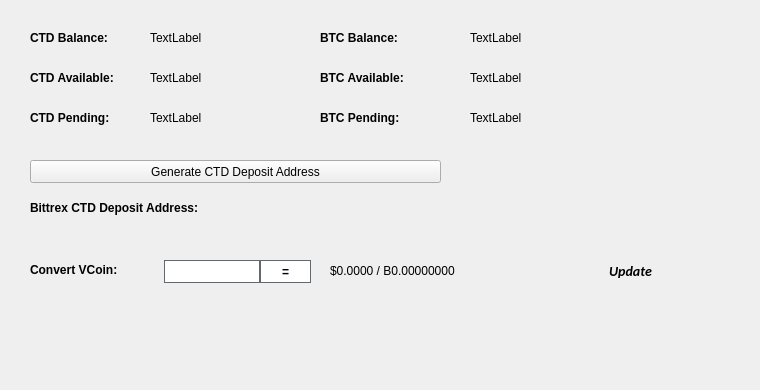
   <widget class="QWidget" name="BalanceTab">
    <attribute name="title">
     <string>Balance</string>
    </attribute>
    <widget class="QLabel" name="BitcoinBalanceLabel">
     <property name="geometry">
      <rect>
       <x>470</x>
       <y>30</y>
       <width>150</width>
       <height>16</height>
      </rect>
     </property>
     <property name="text">
      <string>TextLabel</string>
     </property>
    </widget>
    <widget class="QLabel" name="CTDBalanceLabel">
     <property name="geometry">
      <rect>
       <x>150</x>
       <y>30</y>
       <width>150</width>
       <height>16</height>
      </rect>
     </property>
     <property name="text">
      <string>TextLabel</string>
     </property>
    </widget>
    <widget class="QLabel" name="label_11">
     <property name="geometry">
      <rect>
       <x>30</x>
       <y>30</y>
       <width>101</width>
       <height>16</height>
      </rect>
     </property>
     <property name="font">
      <font>
       <weight>75</weight>
       <bold>true</bold>
      </font>
     </property>
     <property name="text">
      <string>CTD Balance:</string>
     </property>
    </widget>
    <widget class="QLabel" name="label_12">
     <property name="geometry">
      <rect>
       <x>320</x>
       <y>30</y>
       <width>101</width>
       <height>16</height>
      </rect>
     </property>
     <property name="font">
      <font>
       <weight>75</weight>
       <bold>true</bold>
      </font>
     </property>
     <property name="text">
      <string>BTC Balance:</string>
     </property>
    </widget>
    <widget class="QLabel" name="CTDAvailableLabel_2">
     <property name="geometry">
      <rect>
       <x>150</x>
       <y>70</y>
       <width>150</width>
       <height>16</height>
      </rect>
     </property>
     <property name="text">
      <string>TextLabel</string>
     </property>
    </widget>
    <widget class="QLabel" name="label_13">
     <property name="geometry">
      <rect>
       <x>30</x>
       <y>70</y>
       <width>111</width>
       <height>16</height>
      </rect>
     </property>
     <property name="font">
      <font>
       <weight>75</weight>
       <bold>true</bold>
      </font>
     </property>
     <property name="text">
      <string>CTD Available:</string>
     </property>
    </widget>
    <widget class="QLabel" name="label_14">
     <property name="geometry">
      <rect>
       <x>30</x>
       <y>110</y>
       <width>101</width>
       <height>16</height>
      </rect>
     </property>
     <property name="font">
      <font>
       <weight>75</weight>
       <bold>true</bold>
      </font>
     </property>
     <property name="text">
      <string>CTD Pending:</string>
     </property>
    </widget>
    <widget class="QLabel" name="CTDPendingLabel">
     <property name="geometry">
      <rect>
       <x>150</x>
       <y>110</y>
       <width>150</width>
       <height>16</height>
      </rect>
     </property>
     <property name="text">
      <string>TextLabel</string>
     </property>
    </widget>
    <widget class="QLabel" name="label_15">
     <property name="geometry">
      <rect>
       <x>320</x>
       <y>70</y>
       <width>111</width>
       <height>16</height>
      </rect>
     </property>
     <property name="font">
      <font>
       <weight>75</weight>
       <bold>true</bold>
      </font>
     </property>
     <property name="text">
      <string>BTC Available:</string>
     </property>
    </widget>
    <widget class="QLabel" name="BitcoinAvailableLabel">
     <property name="geometry">
      <rect>
       <x>470</x>
       <y>70</y>
       <width>150</width>
       <height>16</height>
      </rect>
     </property>
     <property name="text">
      <string>TextLabel</string>
     </property>
    </widget>
    <widget class="QLabel" name="label_31">
     <property name="geometry">
      <rect>
       <x>320</x>
       <y>110</y>
       <width>111</width>
       <height>16</height>
      </rect>
     </property>
     <property name="font">
      <font>
       <weight>75</weight>
       <bold>true</bold>
      </font>
     </property>
     <property name="text">
      <string>BTC Pending:</string>
     </property>
    </widget>
    <widget class="QLabel" name="BitcoinPendingLabel">
     <property name="geometry">
      <rect>
       <x>470</x>
       <y>110</y>
       <width>150</width>
       <height>16</height>
      </rect>
     </property>
     <property name="text">
      <string>TextLabel</string>
     </property>
    </widget>
    <widget class="QLabel" name="label_33">
     <property name="geometry">
      <rect>
       <x>30</x>
       <y>200</y>
       <width>221</width>
       <height>16</height>
      </rect>
     </property>
     <property name="font">
      <font>
       <weight>75</weight>
       <bold>true</bold>
      </font>
     </property>
     <property name="text">
      <string>Bittrex CTD Deposit Address:</string>
     </property>
    </widget>
    <widget class="QPushButton" name="GenDepositBTN">
     <property name="geometry">
      <rect>
       <x>30</x>
       <y>160</y>
       <width>411</width>
       <height>23</height>
      </rect>
     </property>
     <property name="text">
      <string>Generate CTD Deposit Address</string>
     </property>
     <property name="icon">
      <iconset resource="../ctdcoin.qrc">
       <normaloff>:/icons/bitcoin</normaloff>:/icons/bitcoin</iconset>
     </property>
    </widget>
    <widget class="QLabel" name="DepositAddressLabel">
     <property name="geometry">
      <rect>
       <x>200</x>
       <y>200</y>
       <width>261</width>
       <height>16</height>
      </rect>
     </property>
     <property name="palette">
      <palette>
       <active>
        <colorrole role="WindowText">
         <brush brushstyle="SolidPattern">
          <color alpha="255">
           <red>0</red>
           <green>0</green>
           <blue>0</blue>
          </color>
         </brush>
        </colorrole>
        <colorrole role="Text">
         <brush brushstyle="SolidPattern">
          <color alpha="255">
           <red>0</red>
           <green>0</green>
           <blue>255</blue>
          </color>
         </brush>
        </colorrole>
       </active>
       <inactive>
        <colorrole role="WindowText">
         <brush brushstyle="SolidPattern">
          <color alpha="255">
           <red>0</red>
           <green>0</green>
           <blue>0</blue>
          </color>
         </brush>
        </colorrole>
        <colorrole role="Text">
         <brush brushstyle="SolidPattern">
          <color alpha="255">
           <red>0</red>
           <green>0</green>
           <blue>255</blue>
          </color>
         </brush>
        </colorrole>
       </inactive>
       <disabled>
        <colorrole role="WindowText">
         <brush brushstyle="SolidPattern">
          <color alpha="255">
           <red>120</red>
           <green>120</green>
           <blue>120</blue>
          </color>
         </brush>
        </colorrole>
        <colorrole role="Text">
         <brush brushstyle="SolidPattern">
          <color alpha="255">
           <red>120</red>
           <green>120</green>
           <blue>120</blue>
          </color>
         </brush>
        </colorrole>
       </disabled>
      </palette>
     </property>
     <property name="font">
      <font>
       <weight>75</weight>
       <bold>true</bold>
      </font>
     </property>
     <property name="text">
      <string/>
     </property>
     <property name="alignment">
      <set>Qt::AlignRight|Qt::AlignTrailing|Qt::AlignVCenter</set>
     </property>
     <property name="textInteractionFlags">
      <set>Qt::LinksAccessibleByMouse|Qt::TextSelectableByKeyboard|Qt::TextSelectableByMouse</set>
     </property>
    </widget>
    <widget class="QLabel" name="label_8">
     <property name="geometry">
      <rect>
       <x>460</x>
       <y>300</y>
       <width>281</width>
       <height>81</height>
      </rect>
     </property>
     <property name="text">
      <string/>
     </property>
     <property name="pixmap">
      <pixmap>:/images/bittrex</pixmap>
     </property>
    </widget>
    <widget class="QWidget" name="widgetConversion" native="true">
     <property name="geometry">
      <rect>
       <x>0</x>
       <y>250</y>
       <width>751</width>
       <height>43</height>
      </rect>
     </property>
     <property name="minimumSize">
      <size>
       <width>0</width>
       <height>43</height>
      </size>
     </property>
     <property name="styleSheet">
      <string notr="true"/>
     </property>
     <widget class="QPushButton" name="btnUpdateMarketData">
      <property name="geometry">
       <rect>
        <x>575</x>
        <y>0</y>
        <width>111</width>
        <height>41</height>
       </rect>
      </property>
      <property name="sizePolicy">
       <sizepolicy hsizetype="Expanding" vsizetype="Expanding">
        <horstretch>0</horstretch>
        <verstretch>0</verstretch>
       </sizepolicy>
      </property>
      <property name="font">
       <font>
        <family>calibri</family>
        <pointsize>-1</pointsize>
        <weight>75</weight>
        <italic>true</italic>
        <bold>true</bold>
       </font>
      </property>
      <property name="styleSheet">
       <string notr="true">margin:0px;text-align:center;padding:2px;border-radius:3px;font-style:italic;width:100px;font-size:14px;font-family:calibri;font-weight:600;</string>
      </property>
      <property name="text">
       <string>Update</string>
      </property>
      <property name="iconSize">
       <size>
        <width>150</width>
        <height>35</height>
       </size>
      </property>
      <property name="autoDefault">
       <bool>true</bool>
      </property>
      <property name="default">
       <bool>true</bool>
      </property>
     </widget>
     <widget class="QLabel" name="lblConvertVCoin">
      <property name="geometry">
       <rect>
        <x>30</x>
        <y>10</y>
        <width>131</width>
        <height>20</height>
       </rect>
      </property>
      <property name="styleSheet">
       <string notr="true"/>
      </property>
      <property name="text">
       <string>&lt;html&gt;&lt;head/&gt;&lt;body&gt;&lt;p&gt;&lt;span style=&quot; font-weight:600;&quot;&gt;Convert VCoin:&lt;/span&gt;&lt;/p&gt;&lt;/body&gt;&lt;/html&gt;</string>
      </property>
     </widget>
     <widget class="QLineEdit" name="txtConvertVCoinQty">
      <property name="geometry">
       <rect>
        <x>160</x>
        <y>10</y>
        <width>100</width>
        <height>23</height>
       </rect>
      </property>
      <property name="minimumSize">
       <size>
        <width>100</width>
        <height>23</height>
       </size>
      </property>
      <property name="maximumSize">
       <size>
        <width>100</width>
        <height>16777215</height>
       </size>
      </property>
      <property name="styleSheet">
       <string notr="true">border: 1px solid #61696c;margin-left:4px;</string>
      </property>
     </widget>
     <widget class="QPushButton" name="btnConvertCTD">
      <property name="geometry">
       <rect>
        <x>260</x>
        <y>10</y>
        <width>51</width>
        <height>23</height>
       </rect>
      </property>
      <property name="minimumSize">
       <size>
        <width>0</width>
        <height>23</height>
       </size>
      </property>
      <property name="styleSheet">
       <string notr="true">border:1px solid #61696c;background:white;font-weight:600;</string>
      </property>
      <property name="text">
       <string>=</string>
      </property>
     </widget>
     <widget class="QLabel" name="lblConvertVCoinResults">
      <property name="geometry">
       <rect>
        <x>330</x>
        <y>0</y>
        <width>201</width>
        <height>41</height>
       </rect>
      </property>
      <property name="styleSheet">
       <string notr="true"/>
      </property>
      <property name="text">
       <string>$0.0000 / B0.00000000</string>
      </property>
     </widget>
     <widget class="QLabel" name="iconOverviewUpdateWait">
      <property name="geometry">
       <rect>
        <x>670</x>
        <y>10</y>
        <width>24</width>
        <height>24</height>
       </rect>
      </property>
      <property name="text">
       <string/>
      </property>
      <property name="pixmap">
       <pixmap resource="../ctdcoin.qrc">:/icons/transaction_1</pixmap>
      </property>
      <property name="scaledContents">
       <bool>true</bool>
      </property>
      <property name="alignment">
       <set>Qt::AlignCenter</set>
      </property>
     </widget>
    </widget>
   </widget>
